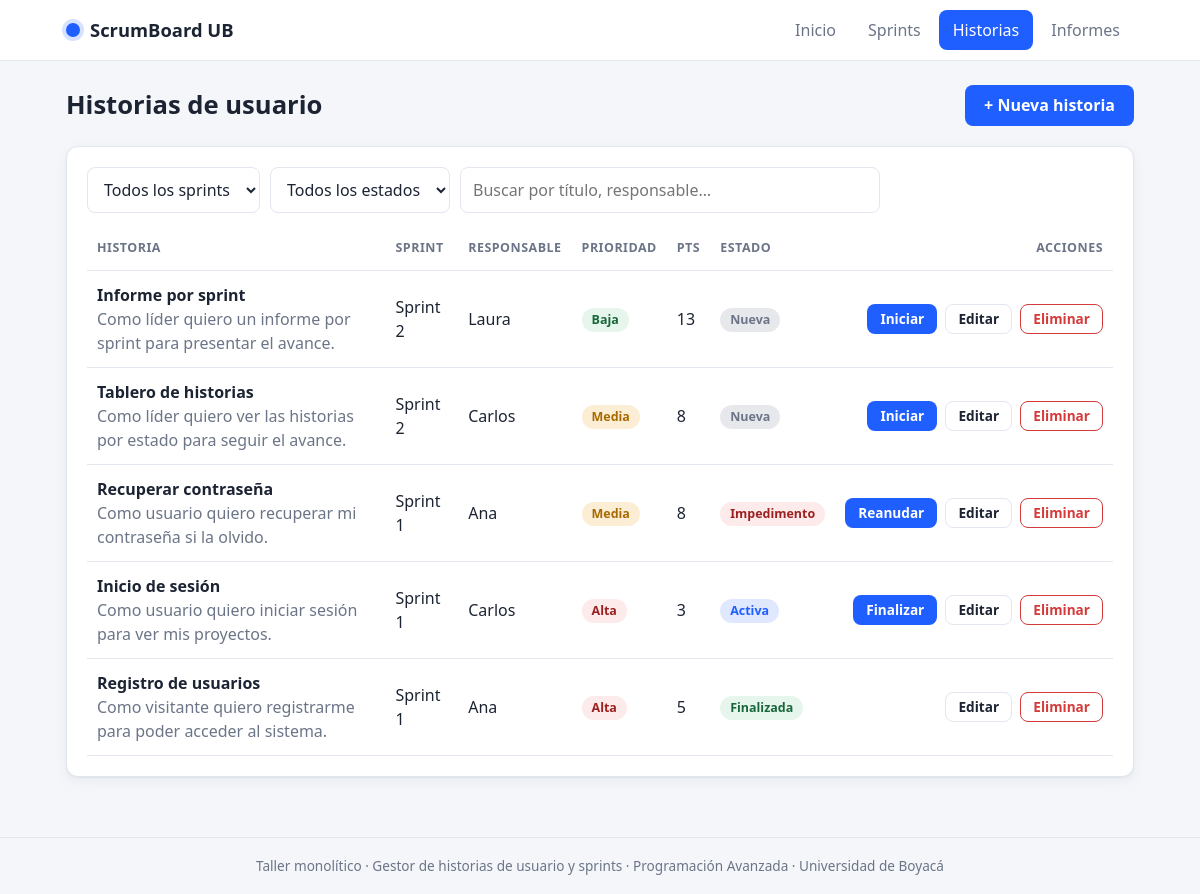
/index.php?c=historia, run on the app's committed database.
### tables this page shows
CREATE TABLE historias (
    id                 INT AUTO_INCREMENT PRIMARY KEY,
    titulo             VARCHAR(150) NOT NULL,
    descripcion        TEXT NOT NULL,
    responsable        VARCHAR(100) NOT NULL,
    prioridad          ENUM('alta','media','baja') NOT NULL DEFAULT 'media',
    estado             ENUM('nueva','activa','finalizada','impedimento') NOT NULL DEFAULT 'nueva',
    puntos             INT NOT NULL,
    fecha_creacion     DATE NOT NULL,
    fecha_finalizacion DATE NULL,
    sprint_id          INT NOT NULL,
    CONSTRAINT fk_historias_sprint FOREIGN KEY (sprint_id)
        REFERENCES sprints(id) ON DELETE CASCADE
);

CREATE TABLE sprints (
    id           INT AUTO_INCREMENT PRIMARY KEY,
    nombre       VARCHAR(100) NOT NULL,
    objetivo     VARCHAR(255) NOT NULL DEFAULT '',
    fecha_inicio DATE NOT NULL,
    fecha_fin    DATE NOT NULL
);

### core/Controller.php (called while the page is built, shortened)
<?php
abstract class Controller
{
    protected function render(string $vista, array $datos = []): void
    {
        extract($datos);
        $archivo = __DIR__ . '/../app/views/' . $vista . '.php';
        require __DIR__ . '/../app/views/layout/header.php';
        require $archivo;
        require __DIR__ . '/../app/views/layout/footer.php';
    }
}

### app/controllers/HistoriaController.php (called while the page is built, shortened)
<?php
class HistoriaController extends Controller
{
    private Historia $modelo;
    public function __construct()
    {
        $this->modelo = new Historia();
    }
    public function index(): void
    {
        $sprintId = (int)($_GET['sprint'] ?? 0);
        $estado   = (string)($_GET['estado'] ?? '');
        $this->render('historias/index', [
            'titulo'    => 'Historias de usuario',
            'historias' => $this->modelo->listar($sprintId, $estado),
            'sprints'   => (new Sprint())->todos(),
            'sprintId'  => $sprintId,
            'estado'    => $estado,
        ]);
    }
}

### index.php (called while the page is built, shortened)
<?php
spl_autoload_register(function (string $clase) {
    foreach (['core', 'app/models', 'app/controllers'] as $carpeta) {
        $archivo = __DIR__ . "/{$carpeta}/{$clase}.php";
        if (is_file($archivo)) {
            return;
        }
    }
});
function e($valor): string
{
    return htmlspecialchars((string)$valor, ENT_QUOTES, 'UTF-8');
}
$accion      = $_GET['a'] ?? 'index';
$obj   = new $clase();
try {
    $obj->$accion();
} catch (PDOException $ex) {
    http_response_code(500);
    echo '<h3>Error de base de datos</h3><p>Verifica que importaste database.sql y la configuración en config/config.php.</p>';
}

### config/config.php (called while the page is built)
<?php
return [
    'db' => [
        'host'    => 'localhost',
        'name'    => 'gestor_historias',
        'user'    => 'root',
        'pass'    => '',
        'charset' => 'utf8mb4',
    ],
    'app' => [
        'nombre' => 'ScrumBoard UB',
    ],
];

### core/Model.php (called while the page is built, shortened)
<?php
abstract class Model
{
    public function __construct()
    {
        $this->db = Database::get();
    }
}

### core/Database.php (called while the page is built)
<?php
class Database
{
    private static ?PDO $conexion = null;
    public static function get(): PDO
    {
        if (self::$conexion === null) {
            $cfg = require __DIR__ . '/../config/config.php';
            $db  = $cfg['db'];
            $dsn = "mysql:host={$db['host']};dbname={$db['name']};charset={$db['charset']}";
            self::$conexion = new PDO($dsn, $db['user'], $db['pass'], [
                PDO::ATTR_ERRMODE            => PDO::ERRMODE_EXCEPTION,
                PDO::ATTR_DEFAULT_FETCH_MODE => PDO::FETCH_ASSOC,
                PDO::ATTR_EMULATE_PREPARES   => false,
            ]);
        }
        return self::$conexion;
    }
}

### app/models/Historia.php (called while the page is built, shortened)
<?php
class Historia extends Model
{
    public function listar(int $sprintId = 0, string $estado = ''): array
    {
        $sql = self::SELECT_BASE . ' WHERE 1 = 1';
        $par = [];
        $st = $this->db->prepare($sql . ' ORDER BY h.id DESC');
        $st->execute($par);
        return $st->fetchAll();
    }
}

### app/views/historias/index.php (the view, shortened to what this page needs)
<?php
$etiquetaAvanzar = ['nueva' => 'Iniciar', 'activa' => 'Finalizar', 'impedimento' => 'Reanudar'];
?>
<div class="page-head">
    <h1>Historias de usuario</h1>
    <a class="btn btn--primary" href="index.php?c=historia&a=nuevo<?= $sprintId ? '&sprint=' . $sprintId : '' ?>">+ Nueva historia</a>
</div>
<div class="card">
    <form class="filtros" method="get" action="index.php">
        <select class="input" name="sprint" aria-label="Filtrar por sprint" data-autosubmit>
            <option value="0">Todos los sprints</option>
        </select>
        <select class="input" name="estado" aria-label="Filtrar por estado" data-autosubmit>
            <option value="">Todos los estados</option>
        </select>
        <input type="search" class="input input--search" placeholder="Buscar por título, responsable…"
               data-filtro="tabla-historias" aria-label="Buscar historias">
    </form>
    <div class="table-wrap">
    <table class="table" id="tabla-historias">
        <thead>
            <tr><th>Historia</th><th>Sprint</th><th>Responsable</th><th>Prioridad</th><th>Pts</th><th>Estado</th><th class="right">Acciones</th></tr>
        </thead>
        <tbody>
        <?php foreach ($historias as $h): ?>
            <tr>
                <td><strong><?= e($h['titulo']) ?></strong><br><span class="muted"><?= e(mb_strimwidth($h['descripcion'], 0, 70, '…')) ?></span></td>
                <td><?= e($h['sprint']) ?></td>
                <td><?= e($h['responsable']) ?></td>
                <td><span class="badge badge--<?= e($h['prioridad']) ?>"><?= e($h['prioridad']) ?></span></td>
                <td><?= (int)$h['puntos'] ?></td>
                <td><span class="badge badge--<?= e($h['estado']) ?>"><?= e($h['estado']) ?></span></td>
                <td class="right actions">
                    <?php if (isset($etiquetaAvanzar[$h['estado']])): ?>
                        <form method="post" action="index.php?c=historia&a=avanzar">
                            <button class="btn btn--small" type="submit"><?= $etiquetaAvanzar[$h['estado']] ?></button>
                        </form>
                    <?php endif; ?>
                    <a class="btn btn--small btn--ghost" href="index.php?c=historia&a=editar&id=<?= (int)$h['id'] ?>">Editar</a>
                    <form method="post" action="index.php?c=historia&a=eliminar" data-confirmar="¿Eliminar la historia «<?= e($h['titulo']) ?>»?">
                        <button class="btn btn--small btn--danger" type="submit">Eliminar</button>
                    </form>
                </td>
            </tr>
        <?php endforeach; ?>
        </tbody>
    </table>
    </div>
</div>

### app/views/layout/header.php (shortened to what this page needs)
<?php
$cfg    = require __DIR__ . '/../../../config/config.php';
$activo = $_GET['c'] ?? 'home';
$menu = [
    'home'     => 'Inicio',
    'sprint'   => 'Sprints',
    'historia' => 'Historias',
    'informe'  => 'Informes',
];
?>
<!DOCTYPE html>
<html lang="es">
<head>
    <link rel="stylesheet" href="public/css/style.css">
</head>
<body>
<header class="topbar">
    <div class="topbar__inner">
        <a class="brand" href="index.php"><span class="brand__dot"></span><?= e($cfg['app']['nombre']) ?></a>
        <nav class="nav">
            <?php foreach ($menu as $clave => $texto): ?>
                <a href="index.php?c=<?= $clave ?>" class="<?= $activo === $clave ? 'is-active' : '' ?>"><?= $texto ?></a>
            <?php endforeach; ?>
        </nav>
    </div>
</header>
<main class="container">

### app/views/layout/footer.php (shortened to what this page needs)
</main>
<footer class="footer">
    Taller monolítico · Gestor de historias de usuario y sprints · Programación Avanzada · Universidad de Boyacá
</footer>
</body>
</html>

### public/css/style.css (style rules this page uses)
:root { --bg: #f4f6fa; --surface: #ffffff; --text: #1c2433; --muted: #6b7587; --line: #e2e6ee; --primary: #1f5eff; --primary-dark: #1647c4; --danger: #d63b3b; --ok-bg: #e6f6ec; --ok-fg: #17673a; --err-bg: #fdeaea; --err-fg: #9b2121; --radius: 12px; --shadow: 0 1px 2px rgba(20, 30, 60, .06), 0 4px 14px rgba(20, 30, 60, .05); }
*, *::before, *::after { box-sizing: border-box; }
body { margin: 0; background: var(--bg); color: var(--text); font: 16px/1.5 system-ui, -apple-system, "Segoe UI", Roboto, sans-serif; min-height: 100vh; display: flex; flex-direction: column; }
a { color: var(--primary); text-decoration: none; }
h1 { font-size: 1.6rem; margin: 0; }
.topbar { background: var(--surface); border-bottom: 1px solid var(--line); position: sticky; top: 0; z-index: 10; }
.topbar__inner { max-width: 1100px; margin: 0 auto; padding: 0 16px; display: flex; align-items: center; justify-content: space-between; gap: 16px; min-height: 60px; flex-wrap: wrap; }
.brand { display: flex; align-items: center; gap: 10px; font-weight: 700; font-size: 1.15rem; color: var(--text); }
.brand__dot { width: 14px; height: 14px; border-radius: 50%; background: var(--primary); box-shadow: 0 0 0 4px rgba(31, 94, 255, .18); }
.nav { display: flex; gap: 4px; flex-wrap: wrap; }
.nav a { color: var(--muted); padding: 8px 14px; border-radius: 8px; font-weight: 500; }
.nav a.is-active { background: var(--primary); color: #fff; }
.container { width: 100%; max-width: 1100px; margin: 0 auto; padding: 24px 16px 40px; flex: 1; }
.footer { text-align: center; color: var(--muted); font-size: .85rem; padding: 18px 16px; border-top: 1px solid var(--line); }
.page-head { display: flex; align-items: center; justify-content: space-between; gap: 12px; margin-bottom: 20px; flex-wrap: wrap; }
.card { background: var(--surface); border: 1px solid var(--line); border-radius: var(--radius); box-shadow: var(--shadow); padding: 20px; margin-bottom: 20px; }
.muted { color: var(--muted); }
.right { text-align: right; }
.btn { display: inline-block; border: 1px solid transparent; border-radius: 8px; padding: 10px 18px; font: inherit; font-weight: 600; cursor: pointer; background: var(--primary); color: #fff; line-height: 1.2; }
.btn--primary { background: var(--primary); }
.btn--ghost { background: transparent; color: var(--text); border-color: var(--line); }
.btn--danger { background: transparent; color: var(--danger); border-color: var(--danger); }
.btn--small { padding: 6px 12px; font-size: .85rem; }
.table-wrap { overflow-x: auto; }
.table { width: 100%; border-collapse: collapse; }
.table th, .table td { padding: 12px 10px; text-align: left; border-bottom: 1px solid var(--line); vertical-align: middle; }
.table th.right, .table td.right { text-align: right; }
.table th { font-size: .78rem; text-transform: uppercase; letter-spacing: .04em; color: var(--muted); }
.actions { white-space: nowrap; }
.actions form { display: inline; }
.actions .btn + .btn, .actions .btn + form, .actions form + .btn { margin-left: 4px; }
.badge { display: inline-block; padding: 3px 10px; border-radius: 999px; font-size: .78rem; font-weight: 600; text-transform: capitalize; }
.badge--finalizada, .badge--baja { background: var(--ok-bg); color: var(--ok-fg); }
.badge--activa { background: rgba(31, 94, 255, .14); color: var(--primary); }
.badge--nueva { background: rgba(120, 130, 150, .18); color: var(--muted); }
.badge--impedimento, .badge--alta { background: var(--err-bg); color: var(--err-fg); }
.badge--media { background: rgba(230, 160, 20, .18); color: #a86a00; }
.filtros { display: flex; gap: 10px; flex-wrap: wrap; align-items: center; margin-bottom: 14px; }
.filtros .input { width: auto; min-width: 170px; }
.filtros .input--search { margin-bottom: 0; flex: 1; min-width: 200px; }
.input { width: 100%; padding: 10px 12px; border: 1px solid var(--line); border-radius: 8px; font: inherit; background: var(--surface); color: var(--text); }
.input--search { margin-bottom: 14px; max-width: 420px; }

### data on the page
historias: titulo "Informe por sprint", descripcion "Como líder quiero un informe por sprint para presentar el avance.", sprint.nombre "Sprint 2", responsable "Laura", prioridad "Baja", puntos "13", estado "Nueva", estado "Iniciar"
historias: titulo "Tablero de historias", descripcion "Como líder quiero ver las historias por estado para seguir el avance.", sprint.nombre "Sprint 2", responsable "Carlos", prioridad "Media", puntos "8", estado "Nueva", estado "Iniciar"
historias: titulo "Recuperar contraseña", descripcion "Como usuario quiero recuperar mi contraseña si la olvido.", sprint.nombre "Sprint 1", responsable "Ana", prioridad "Media", puntos "8", estado "Impedimento", estado "Reanudar"
historias: titulo "Inicio de sesión", descripcion "Como usuario quiero iniciar sesión para ver mis proyectos.", sprint.nombre "Sprint 1", responsable "Carlos", prioridad "Alta", puntos "3", estado "Activa", estado "Finalizar"
historias: titulo "Registro de usuarios", descripcion "Como visitante quiero registrarme para poder acceder al sistema.", sprint.nombre "Sprint 1", responsable "Ana", prioridad "Alta", puntos "5", estado "Finalizada"

### other printed values
$cfg['app']['nombre'] "ScrumBoard UB"
$texto "Inicio"
$texto "Sprints"
$texto "Historias"
$texto "Informes"
